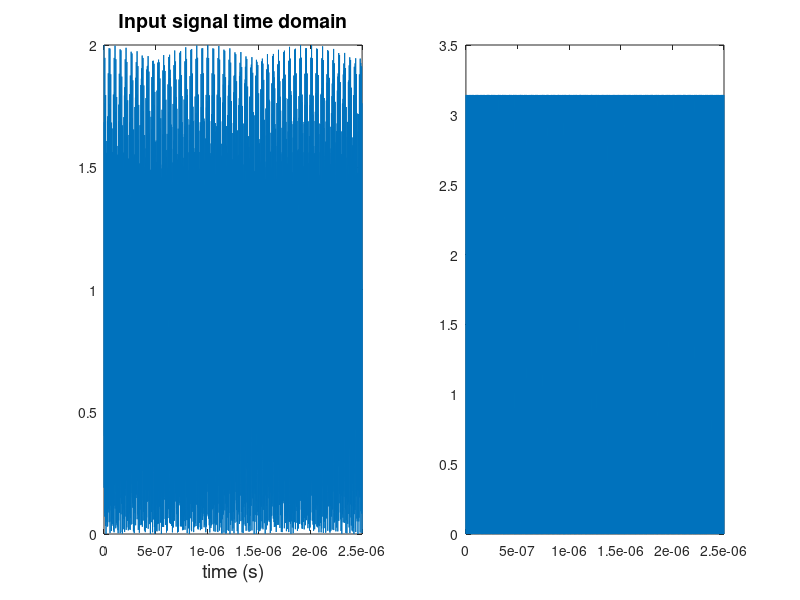
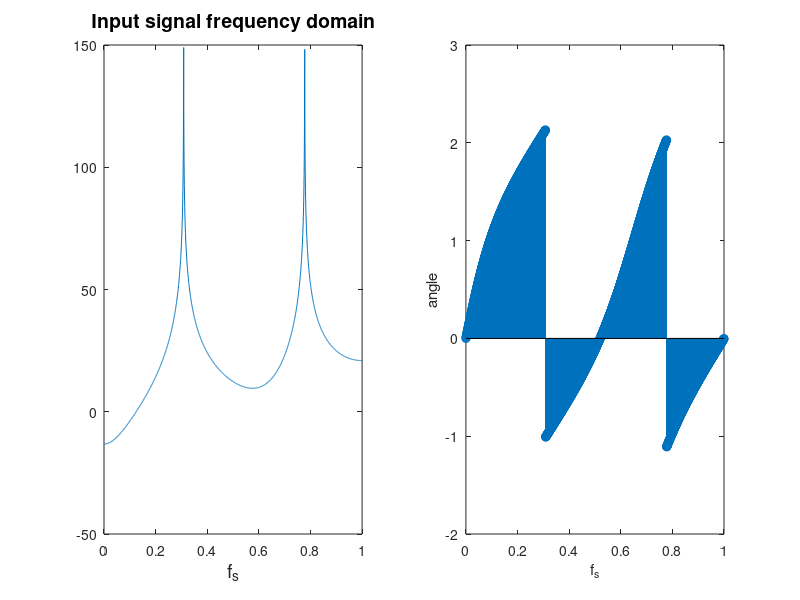

Write MATLAB code to recreate these figures, in order. (Note: this script raises an error after producing the figures.)
samplingFreq = 2*10^9; % sampling frequency
Window_Size = 2^12; % size of window to cross multiply
number_of_bodies = 5;
Num_Of_Antennas = 2;
signal_frequency = 40*10^8; % radians/sec
signal_time = 0.00001; % in seconds
N = signal_time/(1/samplingFreq); % total samples in input signal
Nsub = mod(N,Window_Size)
N = N-Nsub
Nfft = Window_Size%/2 % total samples in FFT output
Num_Of_Windows_Per_Signal = N/Window_Size;
Number_Of_Signals = Num_Of_Antennas
Number_Of_Complex_Multiplications = 1/2*(Number_Of_Signals-1)*Number_Of_Signals
signal_to_noise_input = 0.5; % multiplied to noise then added to signal
Nyquist_freq = samplingFreq/2;
t = linspace(0,signal_time,N);
f = linspace(0,Nyquist_freq,5);
fs = linspace(0,1,Nfft/2);
fs_input = linspace(0,1,Nfft/2);
% Signal_no_noise = [(sin(signal_frequency*t(N/3:N*2/3-1)) + 20*sin((signal_frequency-1000)*t(N/3:N*2/3-1)))];
% input_hanning = [ 1/2-(1/2)*cos(2*pi*(1:N/3)/(N/3))];
% Signal_no_noise = Signal_no_noise.*input_hanning;
%figure(2);
%plot(t);
H = 3; % sizes of pictures.
W = 4;
Signal_no_noise = 1*(cos(signal_frequency*t) + cos((signal_frequency+15*10^9)*t)); %frequency noise
figure(1);
subplot(1,2,1);
plot(t(1:Nfft),abs(Signal_no_noise(1:Nfft)));
title('Input signal time domain','fontsize',14);
xlabel('time (s)','fontsize',14);
set(1,'paperunits','inches');
set(1,'paperorientation','portrait')
set(1,'papersize',[H,W]);
subplot(1,2,2);
plot(t(1:Nfft),angle(Signal_no_noise(1:Nfft)));
print(1,'input time.svg','-dsvg');
figure(2);
subplot(1,2,1);
fft_in = Signal_no_noise(1:Nfft);
plot(fs_input,20*log(abs(fft(fft_in)(1:Nfft/2))));
title('Input signal frequency domain','fontsize',14);
xlabel('f_s','fontsize',14);
set(2,'paperunits','inches');
set(2,'paperorientation','portrait');
set(2,'papersize',[H,W]);
subplot(1,2,2);
stem(fs_input,angle(fft(fft_in))(1:Nfft/2));
xlabel('f_s');
ylabel('angle');
print(2,'input freq.svg','-dsvg');
%windowcoef = (Nfft)/f; % commonly used constant
Signal_no_noise_s = csvread('inputtest.csv');
Signal_no_noise_s = Signal_no_noise_s(:,1:N);
Signalf = zeros(Num_Of_Windows_Per_Signal,Window_Size);
Signalfft = zeros(Number_Of_Signals,Nfft/2);
Signalmul = zeros(Number_Of_Complex_Multiplications,Nfft/2);
Signalout = zeros(1,Nfft/2);
Signalin = zeros(Number_Of_Signals,N);
analysis_filter = sinc(((0:(N-1))-N/2)/Window_Size);
HanningWindow = 1/2-(1/2)*cos(2*pi*(0:(N-1))/N);
pre_filter = analysis_filter.*HanningWindow;
figure(48);
plot(t(1:N),pre_filter);
title('polyphase filter prefilter','fontsize',14);
xlabel('time(s)');
set(48,'paperunits','inches');
set(48,'paperorientation','portrait');
set(48,'papersize',[H,W]);
print(48,'polyphasepre.svg','-dsvg');
% iterate every other signal

% Set up realtime signals
x2 = 1;
for x = 1:Num_Of_Antennas
	%Signal_no_noise_s = zeros(1,N);
    %for(z = 1:number_of_bodies)
    %    Signal_no_noise_s = Signal_no_noise_s + noise2(z)*e.^((((2*pi*f(z)*t)+noise1(z)*0.5*pi*(x-1))*i));
    %end
    Signalt = ((Signal_no_noise)+20*(Signal_no_noise_s(x))/signal_to_noise_input);
%add gaussian noise
    Signalt = Signalt + 0.5*rand(1,N);
    figure(x+2);
    subplot(1,2,1);
    plot(t(1:N),abs(Signalt(1:N)));
    xlabel('time(s)','fontsize',14);
    title('Antenna output signal','fontsize',14);
    set((x+2),'paperunits','inches');
    set((x+2),'paperorientation','portrait');
    set((x+2),'papersize',[H,W]);
    subplot(1,2,2);
    plot(t(1:N),angle(Signalt(1:N)));
    xlabel('time(s)');
    ylabel('angle');
    name = ['a' num2str(x) 'outf.svg'];
    print(x+2,name,'-dsvg');
    Signalin(x,:) = Signalt;

    %create overlap sequences:
    start = 1;
    window_c = Window_Size; % end of the window currently being shifted
    z = 1;
    TEMP = zeros(1,Window_Size);

    %DO POLYPHASE

    while window_c <= N
        Signalf(z,:) = (Signalt(start:(window_c)));
%       Signalf(z,:) = Signalt(1:Nfft);
		pre_part = pre_filter(start:(window_c));
		% add prefilter
		Signalf(z,:) = Signalf(z,:).*pre_part;
		%figure(z+100*x);
		%plot(angle(fft(Signalt(start:window_c))));
        start = window_c+1;
        window_c = window_c + Window_Size;
        TEMP = TEMP + Signalf(z,:);
        z = z + 1;
    end
    TEMP = fft(hilbert(TEMP/(z-1)))/Nfft;
    Signalfft(x2,:) = TEMP(1:Nfft/2);
    x2 = x2 + 1;
    
end

% plot the outputs:
y = 0;
for x = 1:Num_Of_Antennas
	figure(x+2+Num_Of_Antennas);
	subplot(1,2,1);
	plot(fs,abs(Signalfft(x,1:Nfft/2)));
	title('after polyphase filter','fontsize',14);
	xlabel('f_s','fontsize',14);
	set(x+2+Num_Of_Antennas,'paperunits','inches');
	set(x+2+Num_Of_Antennas,'paperorientation','portrait')
	set(x+2+Num_Of_Antennas,'papersize',[H,W]);
	name = ['pffb-' num2str(x) '.svg'];
	subplot(1,2,2);
	stem(fs,angle(Signalfft(x,1:Nfft/2)));
        xlabel('f_s');
	ylabel('angle');
	print((x+2+Num_Of_Antennas),name,'-dsvg');
	%figure(96+x);
	%plot(fs,angle(Signalfft(1,1:Nfft/2).*conj(Signalfft(2,1:Nfft/2))));
end

% multiply and add
z = 1; % holds position, computation too complex for pre calculated indices here.
for x = 1:Number_Of_Signals
    for y = (x+1):Number_Of_Signals
        Signalmul(z,:) = Signalfft(x,:).*conj(Signalfft(y,:));
        z=z+1;
    end
end

for x = 1:Number_Of_Complex_Multiplications
    Signalout = Signalmul(x,:)+Signalout;
end

%figure(1);
%plot(t,Signal_no_noise);
% figure(2);
% plot(t(1:Window_Size),(pre_filter));
% figure(3);
% plot(t(1:Window_Size),(HanningWindow));
%figure(19);
%plot(fs,20*log(abs(Signalout)));
%Signalout = ifft(Signalout,N);
%figure (20);
%plot(t,20*log(abs(Signalout)));
figure (21);
subplot(1,2,1);
plot(fs,(20*log(abs((Signalout(1:Nfft/2))))));
title('output frequencys','fontsize',14);
xlabel('f_s','fontsize',14);
set(21,'paperunits','inches');
set(21,'paperorientation','portrait')
set(21,'papersize',[H,W]);
subplot(1,2,2);
stem(fs,angle(Signalout(1:Nfft/2)));
xlabel('f_s');
ylabel('angle');
print(21,'outf.svg','-dsvg');

figure (22);
plot(angle(Signalout(1:Nfft/2)));
title('output angle');
xlabel('f_s');
hold on;
xlabel('f_s');
ylabel('angle');
hold off;
print(22,'output angle.svg','-dsvg');
figure (23);
size14 = abs(Signalout(10))
angle14 = angle(Signalout(10))
ttta = angle(fft(Signal_no_noise_s(1,:)).*conj(fft(Signal_no_noise_s(2,:))));
%ttfa = angle(fft(Signalin(1,1:Nfft)).*conj(fft(Signalin(2,1:Nfft))));
%angle14 = ttfa(10)
%size15 = abs(Signalout(100))
%angle15 = angle(Signalout(100))
%angle15 = ttfa(100)
plot(ttta);
title('actual angles N = whole signal');
xlabel('f_s');
hold on;
xlabel('f_s');
ylabel('angle');
hold off;
print(23,'actual angles.svg','-dsvg');
